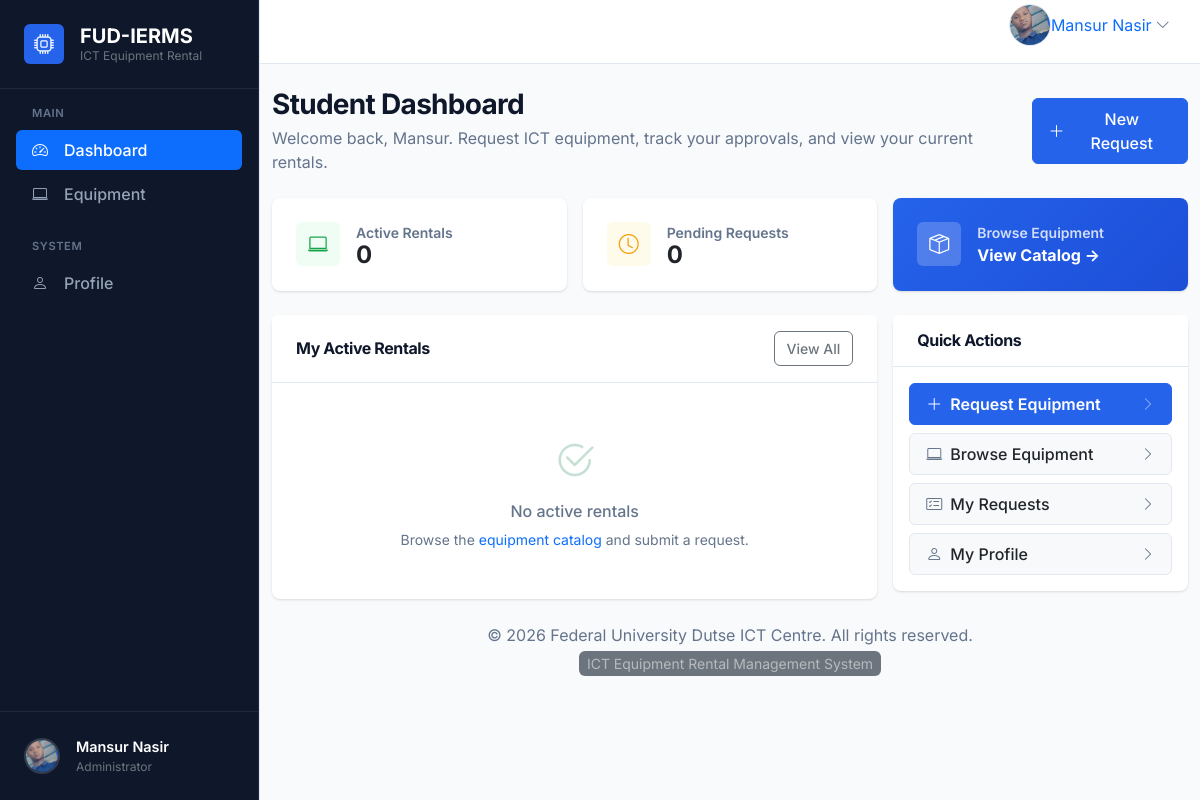
The app's page /accounts/student-dashboard/ (signed in), older data.
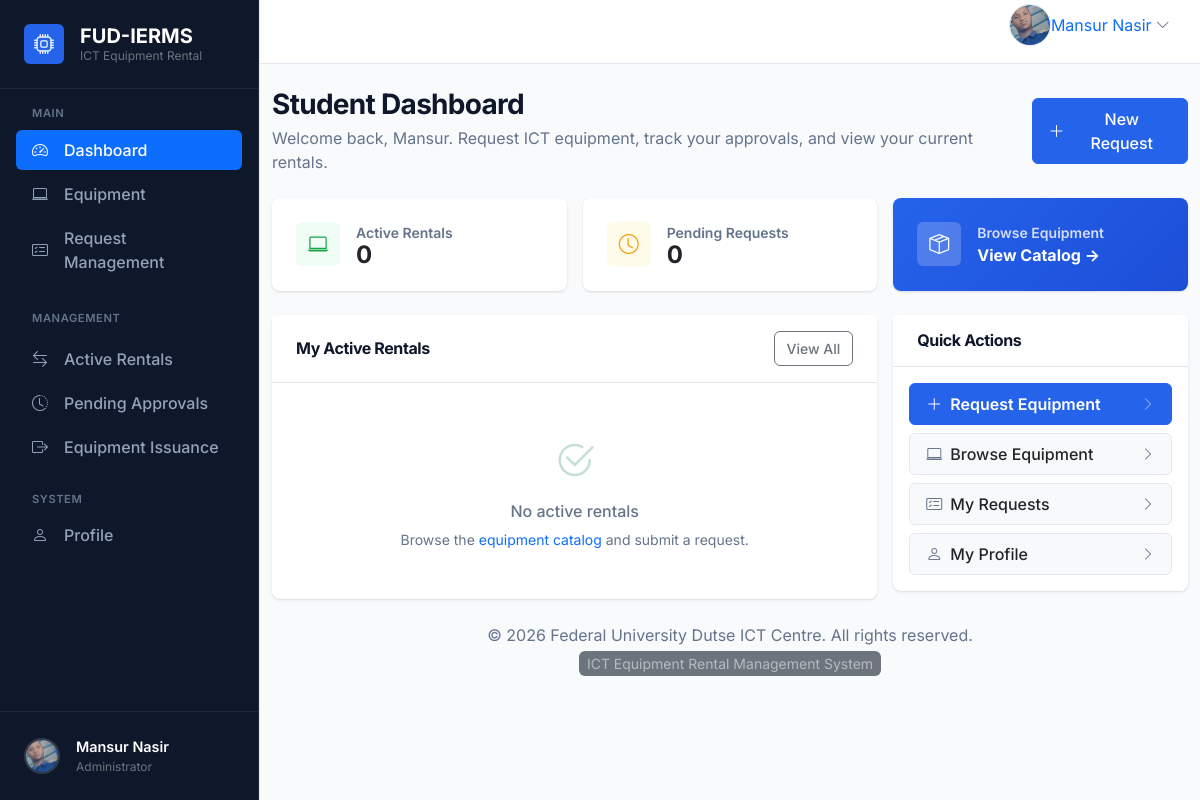
The same page, newer data.
### accounts/views.py (the view)
class StudentDashboardPlaceholderView(LoginRequiredMixin, TemplateView):
    template_name = "accounts/student_dashboard.html"
    def get_context_data(self, **kwargs):
        context = super().get_context_data(**kwargs)
        user = self.request.user
        context["active_rentals_count"] = RentalRequest.objects.filter(requester=user, status=RentalRequest.Status.APPROVED).count()
        context["pending_requests_count"] = RentalRequest.objects.filter(requester=user, status=RentalRequest.Status.PENDING).count()
        context["active_rentals"] = RentalRequest.objects.filter(requester=user, status=RentalRequest.Status.APPROVED).order_by('-updated_at')[:5]
        return context

### accounts/context_processors.py (called while the page is built)
def branding(request: Any) -> dict[str, str]:
    return {
        "system_name": getattr(settings, "SYSTEM_NAME", "ICT Equipment Rental Management System"),
        "short_system_name": getattr(settings, "SHORT_SYSTEM_NAME", "FUD EquipTrack"),
        "organization_name": getattr(settings, "ORGANIZATION_NAME", "Federal University Dutse ICT Centre"),
        "system_description": getattr(
            settings,
            "SYSTEM_DESCRIPTION",
            "A secure platform for requesting, issuing, tracking, and managing ICT equipment.",
        ),
        "copyright_text": getattr(
            settings,
            "COPYRIGHT_TEXT",
            "© 2026 Federal University Dutse ICT Centre",
        ),
    }

### templates/accounts/student_dashboard.html (shortened to what the changed rows need)
{% extends "base.html" %}
{% block content %}
<div class="d-flex flex-column flex-md-row justify-content-between align-items-start align-items-md-center mb-4 gap-3">
  <div>
    <h1 class="h3 fw-bold mb-1" style="color: var(--text-main);">Student Dashboard</h1>
  </div>
</div>
{% endblock content %}

### templates/partials/sidebar.html (shortened to what the changed rows need)
{% load static %}
{% with current_path=request.path %}
<div class="d-flex flex-column h-100 bg-sidebar" style="background-color: var(--sidebar-bg); border-right: 1px solid #1e293b;">
  <div class="flex-grow-1 overflow-auto py-3">
    <div class="px-3">
      <nav class="nav flex-column gap-1">
        {% if user.is_authenticated %}
          <a class="nav-link px-3 py-2 rounded d-flex align-items-center gap-3 text-white {% if 'admin-dashboard' in current_path or 'student-dashboard' in current_path or 'staff-dashboard' in current_path %}active bg-primary{% endif %}"
             href="{% url 'accounts:dashboard' %}"
             style="{% if 'admin-dashboard' not in current_path and 'student-dashboard' not in current_path and 'staff-dashboard' not in current_path %}color: #94A3B8 !important;{% endif %} font-weight: 500;">
            <i class="bi bi-speedometer2"></i>
            <span>Dashboard</span>
          </a>
        {% endif %}
        <a class="nav-link px-3 py-2 rounded d-flex align-items-center gap-3 text-white {% if 'equipment' in current_path %}active bg-primary{% endif %}"
           href="{% url 'equipment:list' %}"
           style="{% if 'equipment' not in current_path %}color: #94A3B8 !important;{% endif %} font-weight: 500;">
          <i class="bi bi-laptop"></i>
          <span>Equipment</span>
        </a>
        {% if user.is_authenticated %}
          {% if user.role|upper == 'ADMIN' %}
            <a class="nav-link px-3 py-2 rounded d-flex align-items-center gap-3 text-white {% if 'admin_request_management' in current_path %}active bg-primary{% endif %}"
               href="{% url 'rentals:admin_request_management' %}"
               style="{% if 'rentals' not in current_path or 'pending' in current_path %}color: #94A3B8 !important;{% endif %} font-weight: 500;">
              <i class="bi bi-card-checklist"></i>
              <span>Request Management</span>
            </a>
            <div class="mt-4 mb-2 text-uppercase text-secondary fw-semibold px-3" style="font-size: 0.7rem; letter-spacing: 0.05em; color: #64748B !important;">Management</div>
            <a class="nav-link px-3 py-2 rounded d-flex align-items-center gap-3 text-white {% if 'rentals/active/' in current_path or 'active_rentals' in current_path %}active bg-primary{% endif %}"
               href="{% url 'rentals:active_rentals' %}"
               style="{% if 'rentals/active/' not in current_path and 'active_rentals' not in current_path %}color: #94A3B8 !important;{% endif %} font-weight: 500;">
              <i class="bi bi-arrow-left-right"></i>
              <span>Active Rentals</span>
            </a>
            <a class="nav-link px-3 py-2 rounded d-flex align-items-center gap-3 text-white {% if 'rentals/pending' in current_path %}active bg-primary{% endif %}"
               href="{% url 'rentals:pending_list' %}"
               style="{% if 'rentals/pending' not in current_path %}color: #94A3B8 !important;{% endif %} font-weight: 500;">
              <i class="bi bi-clock-history"></i>
              <span>Pending Approvals</span>
            </a>
            <a class="nav-link px-3 py-2 rounded d-flex align-items-center gap-3 text-white {% if 'rentals/issuance' in current_path %}active bg-primary{% endif %}"
               href="{% url 'rentals:issuance_list' %}"
               style="{% if 'rentals/issuance' not in current_path %}color: #94A3B8 !important;{% endif %} font-weight: 500;">
              <i class="bi bi-box-arrow-right"></i>
              <span>Equipment Issuance</span>
            </a>
          {% endif %}
        {% endif %}
      </nav>
    </div>
  </div>
</div>
{% endwith %}

Row changes from the older to the newer data that the page shows:
changed User "Mansur Nasir": role "STUDENT" → "ADMIN" (drawn)
Text that changed along with them:
text now shown: "Request Management MANAGEMENT Active Rentals Pending Approvals Equipment Issuance"
